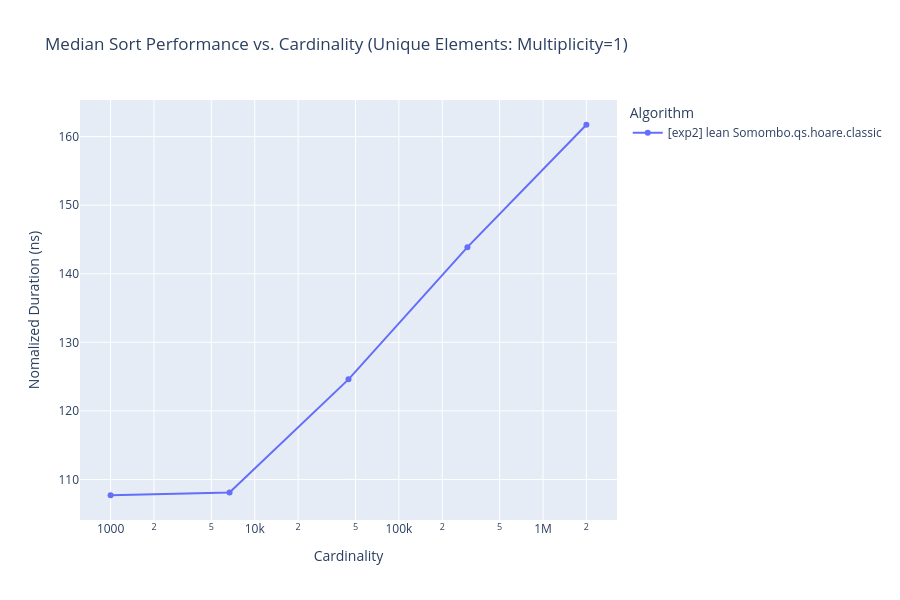

The code cell stored with this chart in its notebook:
### Code cell
exp2.plot_trends_interactive(
    'cardinality', 
    f'Median Sort Performance vs. Cardinality (Unique Elements: Multiplicity=1)',
    normalized=True,
    xlog=True,
    ylog=False,
)

### Figure 1 — Plotly figure (JSON) as saved in the notebook; plotly's stock layout.template omitted (floating-point values rounded to 4 significant figures)
{"data": [{"hovertemplate": "Algorithm=[exp2] lean Somombo.qs.hoare.classic<br>Cardinality=%{x}<br>Nomalized Duration (ns)=%{y}<extra></extra>", "legendgroup": "[exp2] lean Somombo.qs.hoare.classic", "line": {"color": "#636efa", "dash": "solid"}, "marker": {"symbol": "circle"}, "mode": "lines+markers", "name": "[exp2] lean Somombo.qs.hoare.classic", "orientation": "v", "showlegend": true, "type": "scatter", "x": [1000, 6687, 44721, 299070, 2000000], "xaxis": "x", "y": [107.7, 108.1, 124.6, 143.9, 161.7], "yaxis": "y"}], "layout": {"height": 600, "hovermode": "x unified", "legend": {"title": {"text": "Algorithm"}, "tracegroupgap": 0}, "title": {"text": "Median Sort Performance vs. Cardinality (Unique Elements: Multiplicity=1)"}, "xaxis": {"anchor": "y", "domain": [0, 1], "title": {"text": "Cardinality"}, "type": "log"}, "yaxis": {"anchor": "x", "domain": [0, 1], "title": {"text": "Nomalized Duration (ns)"}}}}
